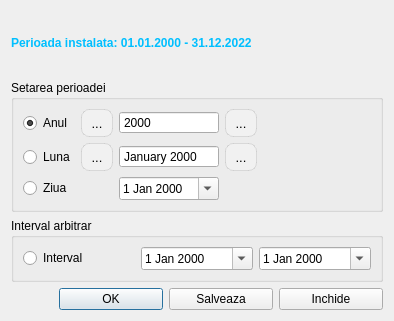
<?xml version="1.0" encoding="UTF-8"?>
<ui version="4.0">
 <class>CustomPeriod</class>
 <widget class="QDialog" name="CustomPeriod">
  <property name="geometry">
   <rect>
    <x>0</x>
    <y>0</y>
    <width>394</width>
    <height>321</height>
   </rect>
  </property>
  <property name="font">
   <font>
    <family>Segoe UI</family>
   </font>
  </property>
  <property name="windowTitle">
   <string>Dialog</string>
  </property>
  <layout class="QGridLayout" name="gridLayout_3">
   <item row="0" column="0">
    <widget class="QLabel" name="labelInterval">
     <property name="font">
      <font>
       <family>Cantarell</family>
       <bold>true</bold>
      </font>
     </property>
     <property name="styleSheet">
      <string notr="true">color: rgb(0, 191, 255)</string>
     </property>
     <property name="text">
      <string>Perioada instalata: 01.01.2000 - 31.12.2022</string>
     </property>
    </widget>
   </item>
   <item row="1" column="0">
    <widget class="QGroupBox" name="groupBox">
     <property name="font">
      <font>
       <family>Segoe UI</family>
       <bold>false</bold>
       <strikeout>false</strikeout>
       <stylestrategy>PreferDefault</stylestrategy>
       <kerning>true</kerning>
      </font>
     </property>
     <property name="title">
      <string>Setarea perioadei</string>
     </property>
     <layout class="QGridLayout" name="gridLayout">
      <item row="1" column="2">
       <widget class="QDateEdit" name="date_mounth">
        <property name="buttonSymbols">
         <enum>QAbstractSpinBox::ButtonSymbols::NoButtons</enum>
        </property>
        <property name="displayFormat">
         <string>MMMM yyyy</string>
        </property>
       </widget>
      </item>
      <item row="0" column="2">
       <widget class="QDateEdit" name="date_year">
        <property name="frame">
         <bool>true</bool>
        </property>
        <property name="buttonSymbols">
         <enum>QAbstractSpinBox::ButtonSymbols::NoButtons</enum>
        </property>
        <property name="keyboardTracking">
         <bool>true</bool>
        </property>
        <property name="displayFormat">
         <string>yyyy</string>
        </property>
       </widget>
      </item>
      <item row="2" column="0">
       <widget class="QRadioButton" name="radioBtnDay">
        <property name="text">
         <string>Ziua</string>
        </property>
       </widget>
      </item>
      <item row="0" column="1">
       <widget class="QToolButton" name="btnBackYear">
        <property name="styleSheet">
         <string notr="true">QToolButton
{
    border: 1px solid rgba(0, 0, 0, 0.1);
    border-radius: 8px;
    background-color: #f1f1f1;
    color: #000000;
    font-size: 13px;
    padding: 4px 4px;
}
QToolButton:hover
{
    background-color: #e0e0e0;
}
QToolButton:pressed
{
    background-color: #d0d0d0;
}</string>
        </property>
        <property name="text">
         <string>...</string>
        </property>
        <property name="icon">
         <iconset resource="../../resources/resource.qrc">
          <normaloff>:/img/oxygen/go-previous.png</normaloff>:/img/oxygen/go-previous.png</iconset>
        </property>
       </widget>
      </item>
      <item row="0" column="4">
       <spacer name="horizontalSpacer_2">
        <property name="orientation">
         <enum>Qt::Orientation::Horizontal</enum>
        </property>
        <property name="sizeHint" stdset="0">
         <size>
          <width>40</width>
          <height>20</height>
         </size>
        </property>
       </spacer>
      </item>
      <item row="2" column="2">
       <widget class="QDateEdit" name="date_day">
        <property name="calendarPopup">
         <bool>true</bool>
        </property>
       </widget>
      </item>
      <item row="1" column="0">
       <widget class="QRadioButton" name="radioBtnMounth">
        <property name="text">
         <string>Luna</string>
        </property>
       </widget>
      </item>
      <item row="0" column="0">
       <widget class="QRadioButton" name="radioBtnYear">
        <property name="text">
         <string>Anul</string>
        </property>
        <property name="checked">
         <bool>true</bool>
        </property>
       </widget>
      </item>
      <item row="0" column="3">
       <widget class="QToolButton" name="btnNextYear">
        <property name="styleSheet">
         <string notr="true">QToolButton
{
    border: 1px solid rgba(0, 0, 0, 0.1);
    border-radius: 8px;
    background-color: #f1f1f1;
    color: #000000;
    font-size: 13px;
    padding: 4px 4px;
}
QToolButton:hover
{
    background-color: #e0e0e0;
}
QToolButton:pressed
{
    background-color: #d0d0d0;
}</string>
        </property>
        <property name="text">
         <string>...</string>
        </property>
        <property name="icon">
         <iconset resource="../../resources/resource.qrc">
          <normaloff>:/img/oxygen/go-next.png</normaloff>:/img/oxygen/go-next.png</iconset>
        </property>
       </widget>
      </item>
      <item row="1" column="1">
       <widget class="QToolButton" name="btnBackMounth">
        <property name="styleSheet">
         <string notr="true">QToolButton
{
    border: 1px solid rgba(0, 0, 0, 0.1);
    border-radius: 8px;
    background-color: #f1f1f1;
    color: #000000;
    font-size: 13px;
    padding: 4px 4px;
}
QToolButton:hover
{
    background-color: #e0e0e0;
}
QToolButton:pressed
{
    background-color: #d0d0d0;
}</string>
        </property>
        <property name="text">
         <string>...</string>
        </property>
        <property name="icon">
         <iconset resource="../../resources/resource.qrc">
          <normaloff>:/img/oxygen/go-previous.png</normaloff>:/img/oxygen/go-previous.png</iconset>
        </property>
       </widget>
      </item>
      <item row="1" column="3">
       <widget class="QToolButton" name="btnNextMounth">
        <property name="styleSheet">
         <string notr="true">QToolButton
{
    border: 1px solid rgba(0, 0, 0, 0.1);
    border-radius: 8px;
    background-color: #f1f1f1;
    color: #000000;
    font-size: 13px;
    padding: 4px 4px;
}
QToolButton:hover
{
    background-color: #e0e0e0;
}
QToolButton:pressed
{
    background-color: #d0d0d0;
}</string>
        </property>
        <property name="text">
         <string>...</string>
        </property>
        <property name="icon">
         <iconset resource="../../resources/resource.qrc">
          <normaloff>:/img/oxygen/go-next.png</normaloff>:/img/oxygen/go-next.png</iconset>
        </property>
       </widget>
      </item>
     </layout>
    </widget>
   </item>
   <item row="2" column="0">
    <widget class="QGroupBox" name="groupBox_2">
     <property name="title">
      <string>Interval arbitrar</string>
     </property>
     <layout class="QGridLayout" name="gridLayout_2">
      <item row="0" column="0">
       <widget class="QRadioButton" name="radioBtnInterval">
        <property name="text">
         <string>Interval</string>
        </property>
       </widget>
      </item>
      <item row="0" column="1">
       <widget class="QDateEdit" name="date_start">
        <property name="calendarPopup">
         <bool>true</bool>
        </property>
       </widget>
      </item>
      <item row="0" column="2">
       <widget class="QDateEdit" name="date_end">
        <property name="calendarPopup">
         <bool>true</bool>
        </property>
       </widget>
      </item>
     </layout>
    </widget>
   </item>
   <item row="3" column="0">
    <layout class="QHBoxLayout" name="horizontalLayout">
     <item>
      <spacer name="horizontalSpacer">
       <property name="orientation">
        <enum>Qt::Orientation::Horizontal</enum>
       </property>
       <property name="sizeHint" stdset="0">
        <size>
         <width>40</width>
         <height>20</height>
        </size>
       </property>
      </spacer>
     </item>
     <item>
      <widget class="QPushButton" name="btnOK">
       <property name="minimumSize">
        <size>
         <width>104</width>
         <height>0</height>
        </size>
       </property>
       <property name="text">
        <string>OK</string>
       </property>
       <property name="icon">
        <iconset resource="../../resources/resource.qrc">
         <normaloff>:/img/btns/valide.png</normaloff>:/img/btns/valide.png</iconset>
       </property>
      </widget>
     </item>
     <item>
      <widget class="QPushButton" name="btnWrite">
       <property name="minimumSize">
        <size>
         <width>104</width>
         <height>0</height>
        </size>
       </property>
       <property name="text">
        <string>Salveaza</string>
       </property>
       <property name="icon">
        <iconset resource="../../resources/resource.qrc">
         <normaloff>:/img/btns/save.png</normaloff>:/img/btns/save.png</iconset>
       </property>
      </widget>
     </item>
     <item>
      <widget class="QPushButton" name="btnClose">
       <property name="minimumSize">
        <size>
         <width>104</width>
         <height>0</height>
        </size>
       </property>
       <property name="text">
        <string>Inchide</string>
       </property>
       <property name="icon">
        <iconset resource="../../resources/resource.qrc">
         <normaloff>:/img/btns/close.png</normaloff>:/img/btns/close.png</iconset>
       </property>
      </widget>
     </item>
    </layout>
   </item>
  </layout>
 </widget>
 <resources>
  <include location="../../resources/resource.qrc"/>
 </resources>
 <connections/>
</ui>
